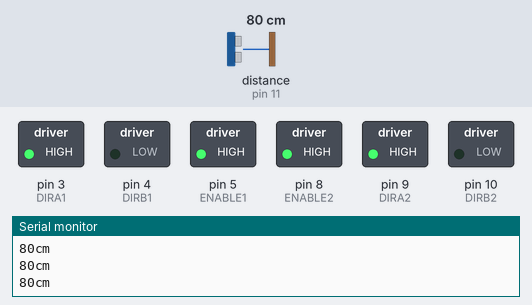
The sketch below on a simulated Arduino Uno, built with avr-gcc and run on an emulated ATmega328P. Shown: switched loads named in the sketch (green lamp = pin HIGH), the last lines printed to the serial monitor. Dashed ring = blinking. The test bench sets the inputs (shaded band); at power-on: distance to the obstacle (sensor on pin 11) 80 cm. The echo pulse lasts 58.3 µs per cm; random numbers use the default seed unless the sketch sets one.

Above: at 2.2 s.
2.3 s: distance to the obstacle (sensor on pin 11) set to 17 cm
3.8 s: distance to the obstacle (sensor on pin 11) set to 12 cm
At 6.6 s:
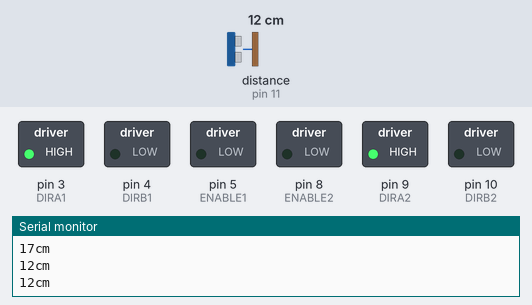
6.8 s: distance to the obstacle (sensor on pin 11) set to 18 cm
9.8 s: distance to the obstacle (sensor on pin 11) set to 2 cm
At 10.9 s:
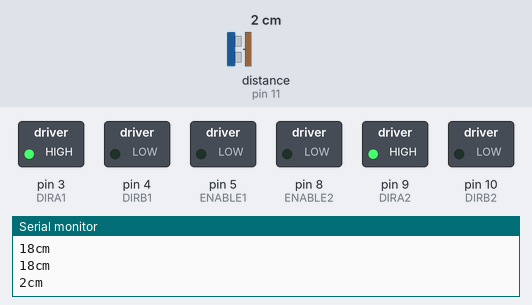
At 11.95 s:
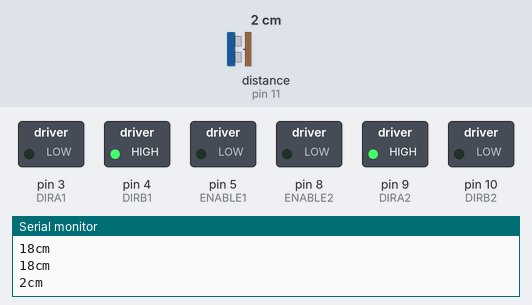
Timing chart, 0 to 13.8 s (numbered marks = the images above; inputs shaded):
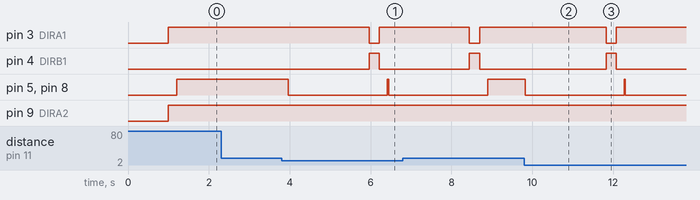

The sketch:

Practica_4_sensor_motor.ino
```cpp
#define ENABLE1 5
#define DIRA1 3
#define DIRB1 4
#define ENABLE2 8
#define DIRA2 9
#define DIRB2 10
#include "SR04.h"
#define TRIG_PIN 12
#define ECHO_PIN 11
int aleatori = 0;
SR04 sr04 = SR04(TRIG_PIN, ECHO_PIN);
long a;

int i;

void setup() {
  pinMode(ENABLE1,OUTPUT);
  pinMode(DIRA1,OUTPUT);
  pinMode(DIRB1,OUTPUT);
  pinMode(ENABLE2,OUTPUT);
  pinMode(DIRA2,OUTPUT);
  pinMode(DIRB2,OUTPUT);
  Serial.begin(9600);
  randomSeed(analogRead(A0));
  delay(1000);
}

void loop() {
  digitalWrite(DIRA1,HIGH);
  digitalWrite(DIRB1,LOW);
  digitalWrite(DIRA2,HIGH);
  digitalWrite(DIRB2,LOW);
  delay(200);
  digitalWrite(ENABLE1,HIGH);
  digitalWrite(ENABLE2,HIGH);
  a=sr04.Distance();
  Serial.print(a);
  Serial.println("cm");
  if (a < 15) {
    digitalWrite(ENABLE1,LOW);
    digitalWrite(ENABLE2,LOW);
    delay(2000);
    aleatori = random(1,2);
      if (aleatori == 1){
      digitalWrite(DIRA1,LOW);
      digitalWrite(DIRB1,HIGH);
      digitalWrite(DIRA2,HIGH);
      digitalWrite(DIRB2,LOW);
      delay(250);
    } else {
      digitalWrite(DIRA1,HIGH);
      digitalWrite(DIRB1,LOW);
      digitalWrite(DIRA2,LOW);
      digitalWrite(DIRB2,HIGH);
      delay(250);
    }
  }
}
```

Measured:
- the behaviour switches between 15 and 14 cm on distance to the obstacle (sensor on pin 11) (found by bisection; images 0 and 1)
- after the input at 3.8 s, pin 3 (DIRA1): HIGH → LOW after 2.2 s, → HIGH 0.25 s later; pin 4 (DIRB1): LOW → HIGH after 2.2 s, → LOW 0.25 s later; pin 5 (ENABLE1), pin 8 (ENABLE2): HIGH → LOW after 0.17 s, → HIGH 2.5 s later, → LOW 0.03 s later
- after the input at 9.8 s, pin 3 (DIRA1): HIGH → LOW after 2.0 s, → HIGH 0.25 s later; pin 4 (DIRB1): LOW → HIGH after 2.0 s, → LOW 0.25 s later; pin 5 (ENABLE1), pin 8 (ENABLE2): HIGH → LOW at once, → HIGH 2.5 s later, → LOW 0.03 s later
